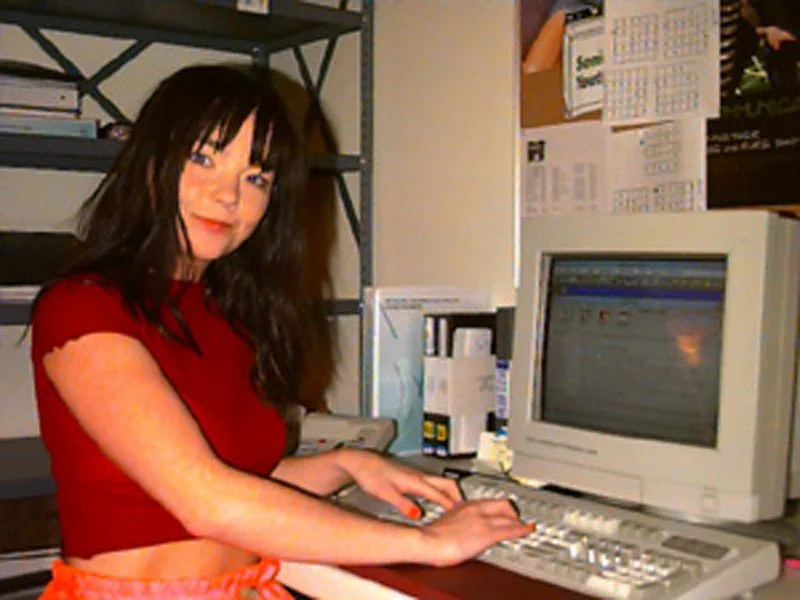
#> input picture in/bjorkpc.png, 800 x 600 px, found by its file name; its folder holds only this picture in this run
$ python main.py in/bjorkpc.png 5 5
#> lines starting #> are read from the running program, lines starting #| are printed output that depends on the picture
import cv2
import numpy as np
import math
import sys

DIRS = {
    (-1, -1),
    (-1, 0),
    (-1, 1),
    (0, 1),
    (1, 1),
    (1, 0),
    (1, -1),
    (0, -1),
}

# widen each pixel to 3x3
def widen(img):
    h, w = img.shape
    arr = np.zeros((h, w, 3), np.uint8)
    for i in range(0, h):
        for j in range(0, w):
            if (img[i][j] != [0, 0, 0]).all():
                arr[i][j] = [255, 255, 255]
                for dir in DIRS:
                    if (i + dir[0]) >= 0 and (i + dir[0]) < h and (j + dir[1]) >= 0 and (j + dir[1]) < w:
                        arr[i + dir[0]][j + dir[1]] = [255, 255, 255]

    return arr

def main():
    filename = sys.argv[1]
    img = cv2.imread(f"in/{filename}")
#> img is the input picture: shape (600, 800, 3); mean B, G, R 79.9, 99.7, 136.2
    low = int(sys.argv[2])
    high = int(sys.argv[3])

    white = input("black bg? (Y/n) ") == "n"
#> the answer given: y
    invert = input("invert? (Y/n) ") != "n"
#> the answer given: y

    edge = cv2.Canny(img, low, high)
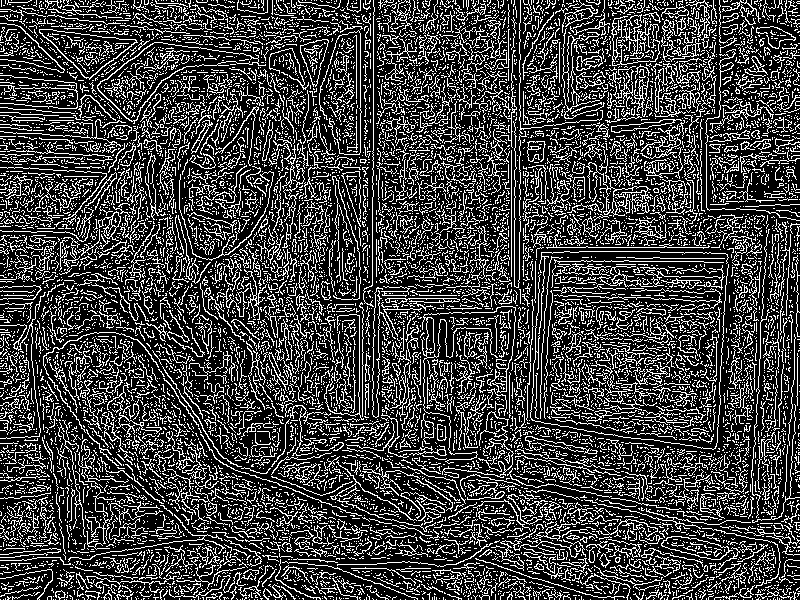
#> edge: shape (600, 800); 25.3% white in thin lines or dots

    h, w, _ = img.shape
#> h = 600; w = 800
    # print(h, w)

    colors = cv2.imread("in/colors.png")
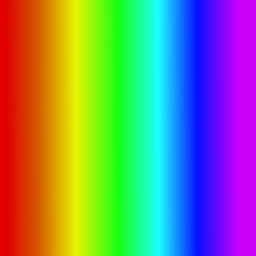
#> input picture util/colors.png, 256 x 256 px, found by its file name
#> colors is the input picture: shape (256, 256, 3); mean B, G, R 119.4, 133.4, 123.3
    edge_color = widen(edge)
#> after the loop in widen, `for i in range(0, h):`:
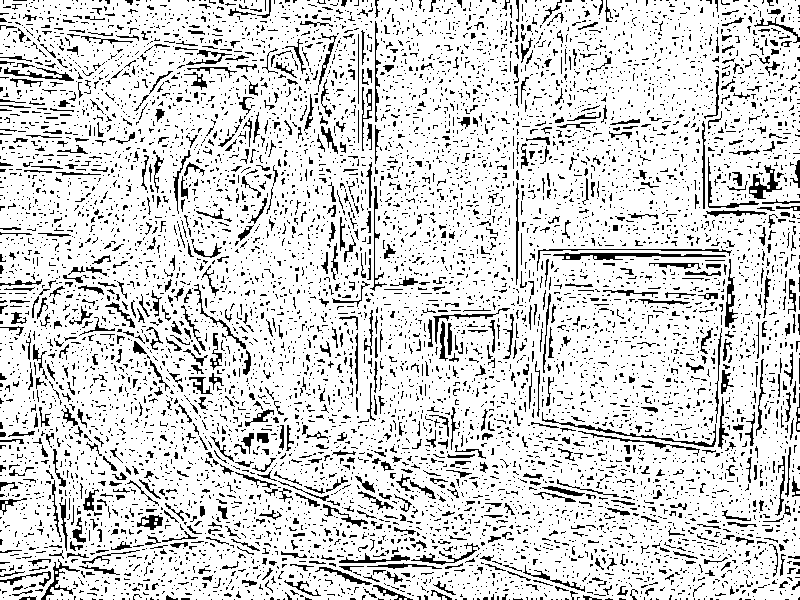
#> arr: shape (600, 800, 3); 84% white; black in thin lines or dots

    for i in range(0, h):
        for j in range(0, w):
            if not invert:
                if not (edge_color[i][j] == [0, 0, 0]).all():
                    edge_color[i][j] = colors[math.floor((i / h) * 256)][math.floor((j / w) * 256)]
                elif white:
                    edge_color[i][j] = [255, 255, 255]
            else:
                if (edge_color[i][j] == [0, 0, 0]).all():
                    edge_color[i][j] = colors[math.floor((i / h) * 256)][math.floor((j / w) * 256)]
                elif not white:
                    edge_color[i][j] = [0, 0, 0]
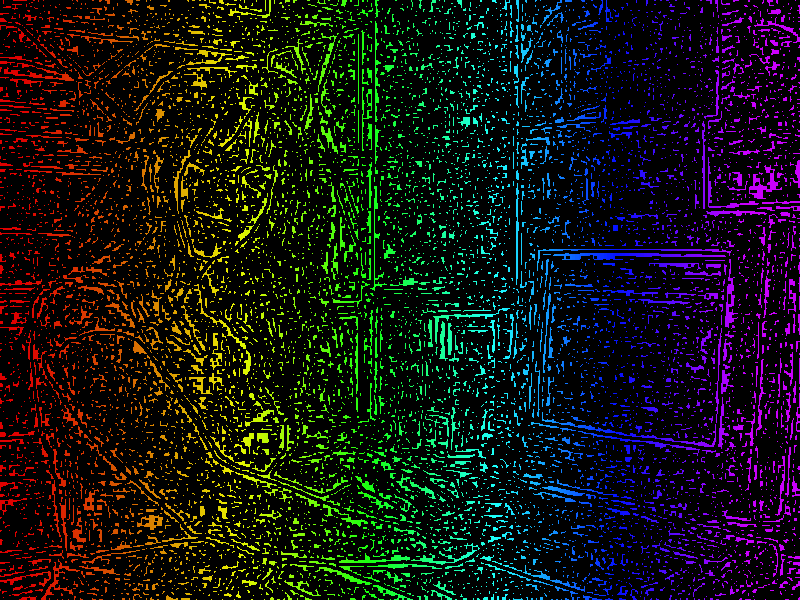
#> edge_color: shape (600, 800, 3); mean of channels 0, 1, 2 18.1, 21.5, 20.5; drawn as B, G, R

    # cv2.imshow("rainbow", edge_color)
    # cv2.waitKey(0)
    # cv2.destroyAllWindows()

    cv2.imwrite(f"out/ec_{filename}", edge_color)

if __name__ == "__main__":
    main()
